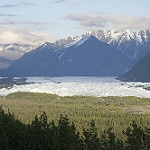
#> input picture image_colorization/color/10.jpg, 150 x 150 px, found by its file name; its folder holds only this picture in this run
$ jupyter execute --allow-errors 'Landscape Image Colorization.ipynb'
#> lines starting #> are read from the running program, lines starting #| are printed output that depends on the picture
## Introduction

We usually use photoshop and other photo editing software to color the grayscale image. Here, we are going to use special type of deep learning architecture called autoencoder. Autoencoder consist of two type of neural network called encoder and decoder .
Encoder learns the representation of the data and reduce it's dimenion while decoder use this reduces data to generate new data.
Encoder are generally used for anamoly detection, denoising image, colorizing the images.
Here, i am  going to colorize the landscape images, i am  using same images for training and testing purpose as i have only 47 images of colored and grayscaled landscape images,becuse of this the network might have high accuracy.

## Import Necessary Libraries

[cell 1]
import numpy as np
import tensorflow as tf
import keras
import cv2
from keras.layers import MaxPool2D,Conv2D,UpSampling2D
from keras.models import Sequential
from keras.preprocessing.image import ImageDataGenerator,img_to_array
from skimage.color import rgb2lab,lab2rgb
import os
from tqdm import tqdm
import matplotlib.pyplot as plt

### To get the landscape images serially

[cell 2]
import re
def sorted_alphanumeric(data):
    convert = lambda text: int(text) if text.isdigit() else text.lower()
    alphanum_key = lambda key: [convert(c) for c in re.split('([0-9]+)',key)]
    return sorted(data,key = alphanum_key)

### Getting image and appending image array to empty list

[cell 3]
SIZE = 256
color_img = []
path = '/content/drive/MyDrive/image_colorization/color'
files = os.listdir(path)
files = sorted_alphanumeric(files)
for i in tqdm(files):
    img = cv2.imread(path + '/'+i,1)
#> img is the input picture: shape (150, 150, 3); mean B, G, R 139.5, 139.2, 131.9
    img = cv2.cvtColor(img, cv2.COLOR_BGR2RGB)
    #resizing image
    img = cv2.resize(img, (SIZE, SIZE))
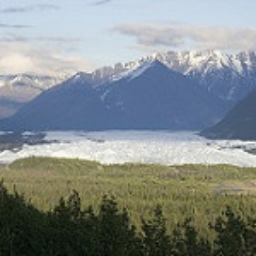
#> img: shape (256, 256, 3); mean R, G, B 131.7, 139.1, 139.4
    img = img.astype('float32') / 255.0
    color_img.append(img_to_array(img))
#> (this line was passed over: keras is not available in this run)

gray_img = []
path = '/content/drive/MyDrive/image_colorization/grayscale'
#> (the rest of this cell did not finish here and is left out)

# Visualizing our training images

[cell 4]
plt.figure(figsize = (9,9))
#> (the rest of this cell did not finish here and is left out)

### Reshaping our array so that we can fed it to the network

[cell 5]
gray_img = np.reshape(gray_img,(len(gray_img),SIZE,SIZE,3))
color_img = np.reshape(color_img, (len(color_img),SIZE,SIZE,3))
#> color_img = empty array


$ run again, on image_colorization/color/14.jpg
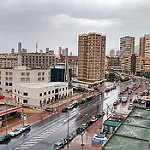
#> input picture image_colorization/color/14.jpg, 150 x 150 px, found by its file name
#> img is the input picture: shape (150, 150, 3); mean B, G, R 145.7, 148.7, 155.9
#> `img = cv2.resize(img, (SIZE, SIZE))`:
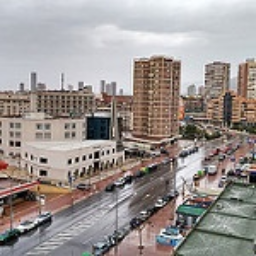
#> img: shape (256, 256, 3); mean R, G, B 155.8, 148.5, 145.6
#> color_img = empty array

$ run again, on image_colorization/color/15.jpg
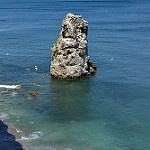
#> input picture image_colorization/color/15.jpg, 150 x 150 px, found by its file name
#> img is the input picture: shape (150, 150, 3); mean B, G, R 126.1, 107.2, 72.2
#> `img = cv2.resize(img, (SIZE, SIZE))`:
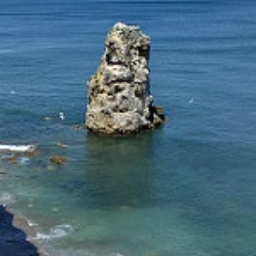
#> img: shape (256, 256, 3); mean R, G, B 72.1, 107.1, 126
#> color_img = empty array

$ run again, on image_colorization/color/16.jpg
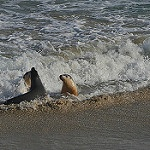
#> input picture image_colorization/color/16.jpg, 150 x 150 px, found by its file name
#> img is the input picture: shape (150, 150, 3); mean B, G, R 104.4, 107.8, 107.3
#> `img = cv2.resize(img, (SIZE, SIZE))`:
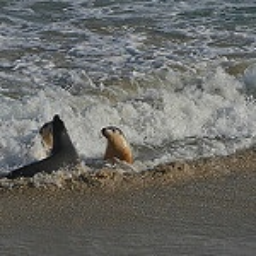
#> img: shape (256, 256, 3); mean R, G, B 107.2, 107.7, 104.3
#> color_img = empty array

$ run again, on image_colorization/color/11.jpg
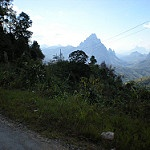
#> input picture image_colorization/color/11.jpg, 150 x 150 px, found by its file name
#> img is the input picture: shape (150, 150, 3); mean B, G, R 103.3, 104.1, 93.3
#> `img = cv2.resize(img, (SIZE, SIZE))`:
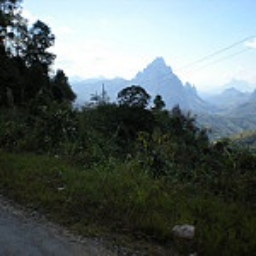
#> img: shape (256, 256, 3); mean R, G, B 93.2, 104, 103.2
#> color_img = empty array
